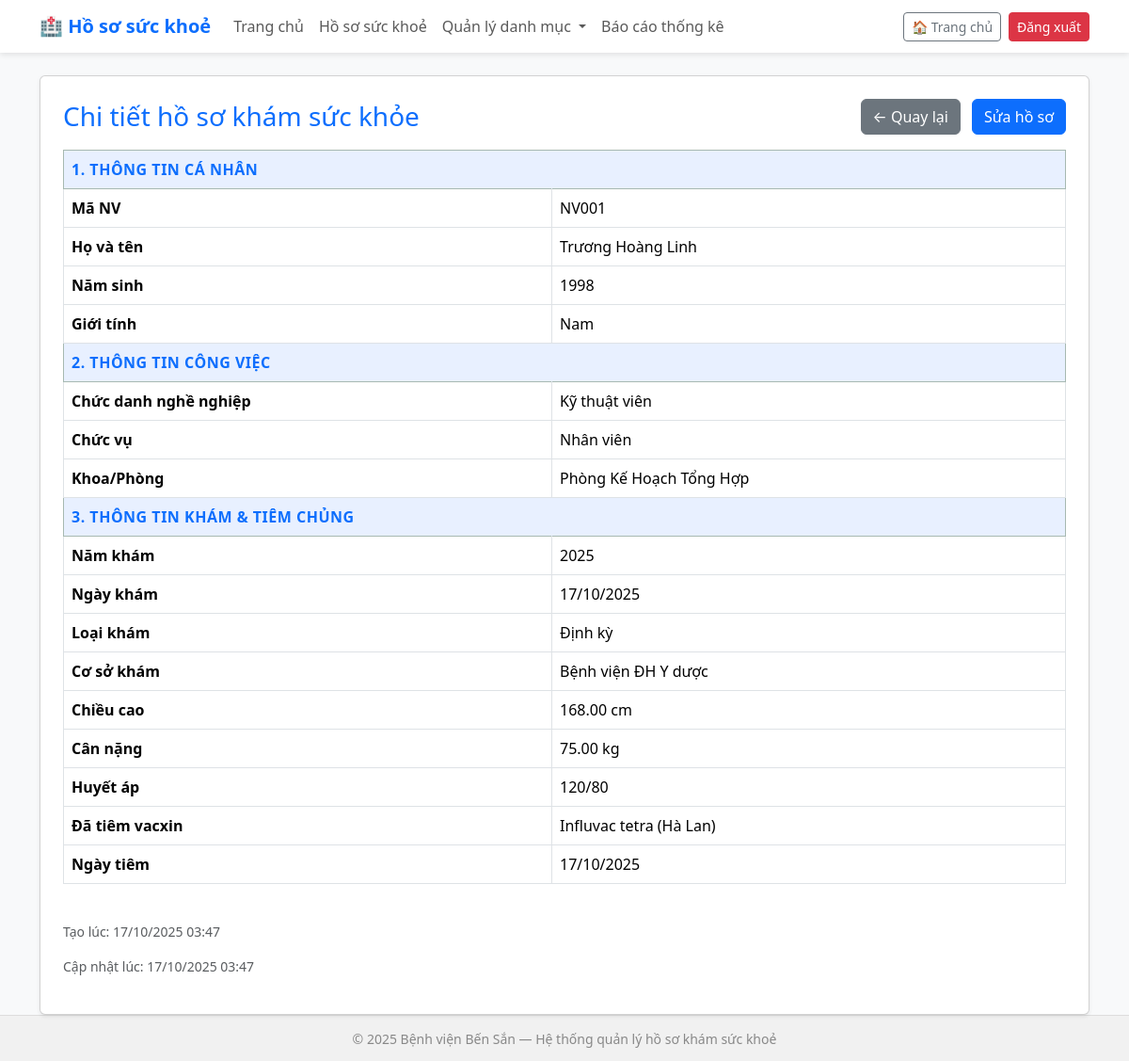
/health-record/1/, run on an earlier commit of the app's database.
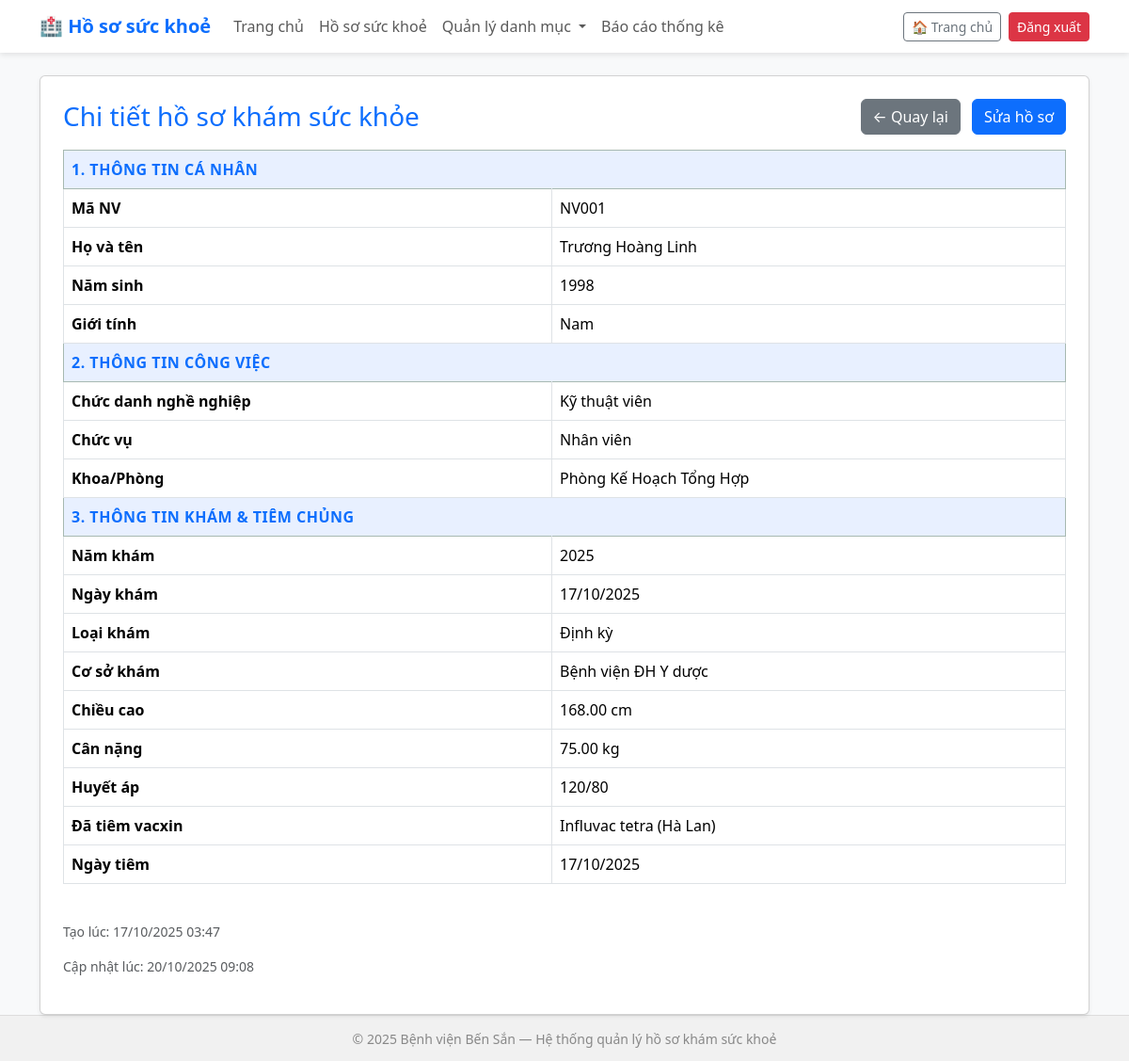
And on a later commit of the database.
### health_records/models.py (models this page shows, shortened)
class HealthRecord(models.Model):
    ma_nv = models.CharField(max_length=50, verbose_name="Mã NV", null=True, blank=True, help_text="Mã nhân viên, không bắt buộc phải unique để lưu nhiều năm")
    full_name = models.CharField(max_length=200, verbose_name="Họ và tên")
    birth_year = models.PositiveIntegerField(blank=True, null=True, verbose_name="Năm sinh")
    GENDER_CHOICES = [('Nam', 'Nam'), ('Nữ', 'Nữ')]
    gender = models.CharField(max_length=10, choices=GENDER_CHOICES, blank=True, null=True, verbose_name="Giới tính")
    job_title = models.CharField(max_length=200, blank=True, null=True, verbose_name="Chức danh nghề nghiệp")
    position = models.CharField(max_length=200, blank=True, null=True, verbose_name="Chức vụ")
    department = models.ForeignKey(Department, on_delete=models.SET_NULL, null=True, blank=True, verbose_name="Khoa/Phòng")
    vaccinated_influvac = models.BooleanField(default=False, verbose_name="Influvac tetra 0.5ml/ Hà Lan")
    vaccinated_vaxigrip = models.BooleanField(default=False, verbose_name="Vaxigrip tetra 0.5ml/ Pháp")
    vaccination_date = models.DateField(blank=True, null=True, verbose_name="Ngày tiêm")
    year = models.PositiveIntegerField(verbose_name="Năm khám", help_text="Năm ghi nhận kết quả (ví dụ 2023)")
    exam_date = models.DateField(blank=True, null=True, verbose_name="Ngày khám")
    exam_type = models.ForeignKey(ExamType, on_delete=models.SET_NULL, null=True, blank=True, verbose_name="Loại khám")
    clinic_name = models.CharField(max_length=255, blank=True, null=True, verbose_name="Cơ sở khám")
    height_cm = models.DecimalField("Chiều cao (cm)", max_digits=6, decimal_places=2, blank=True, null=True)
    weight_kg = models.DecimalField("Cân nặng (kg)", max_digits=6, decimal_places=2, blank=True, null=True)
    blood_pressure = models.CharField("Huyết áp (mmHg)", max_length=50, blank=True, null=True)
    health_classification = models.ForeignKey(HealthClassification, on_delete=models.SET_NULL, null=True, blank=True, verbose_name="Phân loại sức khỏe")
    conclusion_text = models.CharField(max_length=255, blank=True, null=True, verbose_name="Kết luận (ghi tay, nếu có)")
    result_file = models.FileField(upload_to="health_results/", blank=True, null=True, verbose_name="File kết quả (PDF)")
    group = models.CharField(max_length=50, blank=True, null=True, verbose_name="Nhóm")
    note = models.TextField(blank=True, null=True, verbose_name="Ghi chú")
    created_at = models.DateTimeField(auto_now_add=True, verbose_name="Tạo lúc")
    updated_at = models.DateTimeField(auto_now=True, verbose_name="Cập nhật lúc")
    class Meta:
        verbose_name = "Hồ sơ khám sức khoẻ"
        verbose_name_plural = "Hồ sơ khám sức khoẻ"
        ordering = ['-year', 'full_name']

class Department(models.Model):
    name = models.CharField(max_length=100, unique=True, verbose_name="Tên khoa/phòng")
    def __str__(self):
        return self.name
    class Meta:
        verbose_name = "Khoa/Phòng"
        verbose_name_plural = "Khoa/Phòng"

class ExamType(models.Model):
    name = models.CharField(max_length=100, unique=True, verbose_name="Loại khám")
    def __str__(self):
        return self.name
    class Meta:
        verbose_name = "Loại khám"
        verbose_name_plural = "Loại khám"

### health_records/views.py (the view)
# urls.py: path('health-record/<int:pk>/', views.health_record_detail, name='health_record_detail'),
def health_record_detail(request, pk):
    record = get_object_or_404(HealthRecord, pk=pk)
    return render(request, 'health_records/health_record_detail.html', {'record': record})

### health_records/templates/health_records/health_record_detail.html (shortened to what this page needs)
{% extends 'health_records/base.html' %}
{% block content %}
<div class="card shadow-sm p-4">
  <div class="d-flex justify-content-between align-items-center mb-3">
    <h3 class="text-primary mb-0">Chi tiết hồ sơ khám sức khỏe</h3>
    <div>
      <a href="{% url 'healthrecord_list' %}" class="btn btn-secondary me-2">← Quay lại</a>
      <a href="{% url 'healthrecord_edit' record.id %}" class="btn btn-primary">Sửa hồ sơ</a>
    </div>
  </div>
  <table class="table table-bordered">
    <tr class="table-success section-header"><th colspan="2">1. Thông tin cá nhân</th></tr>
    <tr><th>Mã NV</th><td>{{ record.ma_nv|default:"—" }}</td></tr>
    <tr><th>Họ và tên</th><td>{{ record.full_name }}</td></tr>
    <tr><th>Năm sinh</th><td>{{ record.birth_year|default:"—" }}</td></tr>
    <tr><th>Giới tính</th><td>{{ record.gender|default:"—" }}</td></tr>
    <tr class="table-success section-header"><th colspan="2">2. Thông tin công việc</th></tr>
    <tr><th>Chức danh nghề nghiệp</th><td>{{ record.job_title|default:"—" }}</td></tr>
    <tr><th>Chức vụ</th><td>{{ record.position|default:"—" }}</td></tr>
    <tr><th>Khoa/Phòng</th><td>{{ record.department|default:"—" }}</td></tr>
    <tr class="table-success section-header"><th colspan="2">3. Thông tin khám & tiêm chủng</th></tr>
    <tr><th>Năm khám</th><td>{{ record.year }}</td></tr>
    <tr><th>Ngày khám</th><td>{{ record.exam_date|date:"d/m/Y"|default:"—" }}</td></tr>
    <tr><th>Loại khám</th><td>{{ record.exam_type|default:"—" }}</td></tr>
    <tr><th>Cơ sở khám</th><td>{{ record.clinic_name|default:"—" }}</td></tr>
    <tr><th>Chiều cao</th><td>{{ record.height_cm|default:"—" }} cm</td></tr>
    <tr><th>Cân nặng</th><td>{{ record.weight_kg|default:"—" }} kg</td></tr>
    <tr><th>Huyết áp</th><td>{{ record.blood_pressure|default:"—" }}</td></tr>
    <tr>
        <th>Đã tiêm vacxin</th>
        <td>
        {% if record.vaccinated_influvac %} Influvac tetra (Hà Lan)<br>{% endif %}
        </td>
    </tr>
    <tr><th>Ngày tiêm</th><td>{{ record.vaccination_date|date:"d/m/Y"|default:"—" }}</td></tr>
    </table>
  <div class="text-muted small mt-4">
    <p>Tạo lúc: {{ record.created_at|date:"d/m/Y H:i" }}</p>
    <p>Cập nhật lúc: {{ record.updated_at|date:"d/m/Y H:i" }}</p>
  </div>
</div>
{% endblock %}

What changed in the data, as far as the page shows it:
changed HealthRecord "NV001": updated_at "17/10/2025 03:47" → "20/10/2025 09:08"
